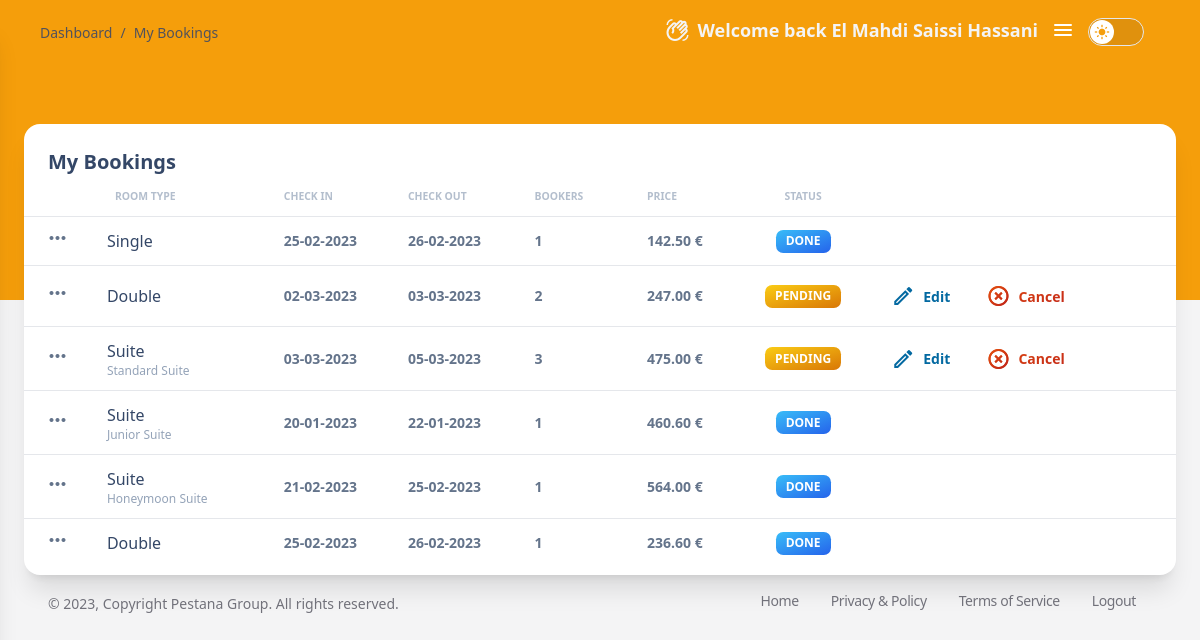
The page /dashboard/my_booking (signed in) on the database its author committed.
### tables this page shows
CREATE TABLE `reservations` (
  `ID` int(11) NOT NULL,
  `Room_Name` varchar(20) NOT NULL,
  `Room_Type` varchar(100) DEFAULT NULL,
  `Bookers_Number` int(11) NOT NULL,
  `Reservation_for` varchar(255) DEFAULT NULL,
  `Check_In` date DEFAULT NULL,
  `Check_Out` date DEFAULT NULL,
  `UserID` int(11) NOT NULL,
  `RoomID` int(11) NOT NULL,
  `Price` float DEFAULT NULL
);

### app/views/d_booking.php (the view, shortened to what the rows shown need)
<?php
    if(!isset($_SESSION["id"])) {
        header("location: " . URLROOT . "home/index");
    }else {
        $obj = new DashboardController;
        $obj->id = $_SESSION['id'];
        $reservations = $obj->fetch_reservations($obj->id);
        $bookers = $obj->fetch_bookers($obj->id);
?>
<!DOCTYPE html>
<html>
<head>
    <link href="<?= URLROOT ?>css/nucleo-icons.css" rel="stylesheet" />
    <link href="<?= URLROOT ?>css/nucleo-svg.css" rel="stylesheet" />
    <link href="<?= URLROOT ?>css/argon-dashboard-tailwind.css?v=1.0.1" rel="stylesheet" />
    <link rel="stylesheet" href="<?= URLROOT ?>css/tailwind_style.css">
    <link rel="stylesheet" href="<?= URLROOT ?>css/style.css">
</head>
<body class="m-0 font-sans text-base font-normal dark:bg-zinc-900 leading-default bg-zinc-100 text-zinc-900">
    <main class="relative h-full max-h-screen transition-all duration-200 ease-in-out xl:ml-68 rounded-xl">
        <div class="w-full px-6 py-6 mx-auto">
            <div class="w-full max-w-full mt-10 bg-white border-0 shadow-xl dark:bg-zinc-800 dark:shadow-dark-xl rounded-2xl bg-clip-border">
                <div class="px-0 pb-2">
                    <div class="overflow-x-auto scroll-bar">
                        <table class="items-center w-full mb-0 align-top border-collapse dark:border-white/40 text-slate-500">
                            <thead class="align-bottom">
                                <tr>
                                    <th class="px-6 py-3 font-semibold capitalize align-middle bg-transparent border-b border-collapse border-solid shadow-none dark:border-white/40 dark:text-white tracking-none whitespace-nowrap text-slate-400 opacity-70"></th>
                                    <th class="px-6 py-3 font-bold text-left uppercase align-middle bg-transparent border-b border-collapse shadow-none dark:border-white/40 dark:text-white text-xxs border-b-solid tracking-none whitespace-nowrap text-slate-400 opacity-70">Room Type</th>
                                    <th class="px-6 py-3 pl-2 font-bold text-left uppercase align-middle bg-transparent border-b border-collapse shadow-none dark:border-white/40 dark:text-white text-xxs border-b-solid tracking-none whitespace-nowrap text-slate-400 opacity-70">Check In</th>
                                    <th class="px-6 py-3 pl-2 font-bold text-left uppercase align-middle bg-transparent border-b border-collapse shadow-none dark:border-white/40 dark:text-white text-xxs border-b-solid tracking-none whitespace-nowrap text-slate-400 opacity-70">Check Out</th>
                                    <th class="px-6 py-3 pl-2 font-bold text-left uppercase align-middle bg-transparent border-b border-collapse shadow-none dark:border-white/40 dark:text-white text-xxs border-b-solid tracking-none whitespace-nowrap text-slate-400 opacity-70">Bookers</th>
                                    <th class="px-6 py-3 pl-2 font-bold text-left uppercase align-middle bg-transparent border-b border-collapse shadow-none dark:border-white/40 dark:text-white text-xxs border-b-solid tracking-none whitespace-nowrap text-slate-400 opacity-70">Price</th>
                                    <th class="px-6 py-3 font-bold text-center uppercase align-middle bg-transparent border-b border-collapse shadow-none dark:border-white/40 dark:text-white text-xxs border-b-solid tracking-none whitespace-nowrap text-slate-400 opacity-70">Status</th>
                                    <th class="px-6 py-3 font-semibold capitalize align-middle bg-transparent border-b border-collapse border-solid shadow-none dark:border-white/40 dark:text-white tracking-none whitespace-nowrap text-slate-400 opacity-70"></th>
                                </tr>
                            </thead>
                            <tbody>
                                <?php
                                    foreach ($reservations as $reserv) {
                                        if($reserv['Check_Out'] != "0000-00-00" && $reserv['Check_In'] != "0000-00-00") {
                                ?>
                                    <tr>
                                        <td class="p-2 align-middle bg-transparent border-t dark:border-white/40 whitespace-nowrap shadow-transparent">
                                            <button class="bookers-pop relative left-1/2 -translate-x-1/2">
                                                <span class="material-icons">more_horiz</span>
                                            </button>
                                        </td>
                                        <td class="p-2 align-middle bg-transparent border-t dark:border-white/40 whitespace-nowrap shadow-transparent">
                                            <div class="px-2 py-1">
                                                <h6 class="leading-normal dark:text-white"><?= $reserv['Room_Name'] ?></h6>
                                                <p class="text-xs leading-tight dark:text-white dark:opacity-80 text-slate-400"><?= $reserv['Room_Type'] ?></p>
                                            </div>
                                        </td>
                                        <td class="p-2 align-middle bg-transparent border-t dark:border-white/40 whitespace-nowrap shadow-transparent">
                                            <p class="date-switch text-sm font-semibold leading-tight dark:text-white dark:opacity-80"><?= $reserv['Check_In'] ?></p>
                                        </td>
                                        <td class="p-2 align-middle bg-transparent border-t dark:border-white/40 whitespace-nowrap shadow-transparent">
                                            <p class="date-switch text-sm font-semibold leading-tight dark:text-white dark:opacity-80"><?= $reserv['Check_Out'] ?></p>
                                        </td>
                                        <td class="p-2 align-middle bg-transparent border-t dark:border-white/40 whitespace-nowrap shadow-transparent">
                                            <p class="text-sm font-semibold leading-tight dark:text-white dark:opacity-80">
                                                <?php
                                                    $count_bookers = 0;
                                                    foreach($bookers as $booker) {
                                                        if($booker["ReservationID"] == $reserv["ID"]) {
                                                            $count_bookers++;
                                                        }
                                                    }
                                                    echo $count_bookers;
                                                ?>
                                            </p>
                                        </td>
                                        <td class="p-2 align-middle bg-transparent border-t dark:border-white/40 whitespace-nowrap shadow-transparent">
                                            <p class="text-sm font-semibold leading-tight dark:text-white dark:opacity-80"><?= number_format($reserv['Price'], 2) . " €" ?></p>
                                        </td>
                                        <td class="p-2 text-sm leading-normal text-center align-middle bg-transparent border-t dark:border-white/40 whitespace-nowrap shadow-transparent">
                                            <?php if($reserv['Check_Out'] >= date("Y-m-d") && $reserv['Check_In'] <= date("Y-m-d")) { ?>
                                                <span class="bg-gradient-to-tl from-emerald-600 to-teal-400 px-2.5 text-xs rounded-1.8 py-1.4 inline-block whitespace-nowrap text-center align-baseline font-bold uppercase leading-none text-white">In Service</span>
                                            <?php }else if($reserv['Check_Out'] < date("Y-m-d")) { ?>
                                                <span class="bg-gradient-to-tl from-blue-600 to-sky-400 px-2.5 text-xs rounded-1.8 py-1.4 inline-block whitespace-nowrap text-center align-baseline font-bold uppercase leading-none text-white">Done</span>
                                            <?php }else if($reserv['Check_In'] > date("Y-m-d")) { ?>
                                                <span class="bg-gradient-to-tl from-amber-600 to-yellow-400 px-2.5 text-xs rounded-1.8 py-1.4 inline-block whitespace-nowrap text-center align-baseline font-bold uppercase leading-none text-white">Pending</span>
                                            <?php } ?>
                                        </td>
                                        <td class="p-2 align-middle bg-transparent border-t dark:border-white/40 whitespace-nowrap shadow-transparent">
                                            <?php if(!empty($reserv['Check_In']) && ($reserv['Check_In'] > date('Y-m-d'))) { ?>
                                                <button type="button" class="update-btn inline-flex items-center px-4 py-2.5 mb-0 font-bold text-center align-middle transition-all bg-transparent border-0 rounded-lg shadow-none cursor-pointer leading-normal text-sm ease-in hover:-translate-y-px active:opacity-85 bg-x-25 text-sky-700 dark:text-sky-300"><span class="material-icons-outlined mr-2 text-sky-700 dark:text-sky-300">edit</span>Edit</button>
                                                <button type="button" class="cancel-btn relative z-10 inline-flex items-center px-4 py-2.5 mb-0 font-bold text-center text-transparent align-middle transition-all border-0 rounded-lg shadow-none cursor-pointer leading-normal text-sm ease-in bg-gradient-to-tl from-red-700 to-orange-600 dark:from-red-400 dark:to-orange-300 hover:-translate-y-px active:opacity-85 bg-x-25 bg-clip-text"><span class="material-icons-outlined mr-2 bg-gradient-to-tl from-red-700 to-orange-600 dark:from-red-400 dark:to-orange-300 bg-x-25 bg-clip-text">highlight_off</span>Cancel</button>
                                            <?php } ?>
                                        </td>
                                    </tr>
                                <?php
                                        }
                                    }
                                ?>
                            </tbody>
                        </table>
                    </div>
                </div>
            </div>
        </div>
    </main>
</body>
<script src="<?= URLROOT ?>js/js/argon-dashboard-tailwind.js?v=1.0.1" async></script>
</html>
<?php }

### rows shown on the page
reservations: Room_Name "Single", count_bookers "1", Price "142.50", Check_Out "DONE"
reservations: Room_Name "Double", count_bookers "2", Price "247.00", Check_Out "PENDING"
reservations: Room_Name "Suite", Room_Type "Standard Suite", count_bookers "3", Price "475.00", Check_Out "PENDING"
reservations: Room_Name "Suite", Room_Type "Junior Suite", count_bookers "1", Price "460.60", Check_Out "DONE"
reservations: Room_Name "Suite", Room_Type "Honeymoon Suite", count_bookers "1", Price "564.00", Check_Out "DONE"
reservations: Room_Name "Double", count_bookers "1", Price "236.60", Check_Out "DONE"

### other values the page prints
$_SESSION['first-name'] "El Mahdi"
$_SESSION['family-name'] "Saissi Hassani"
